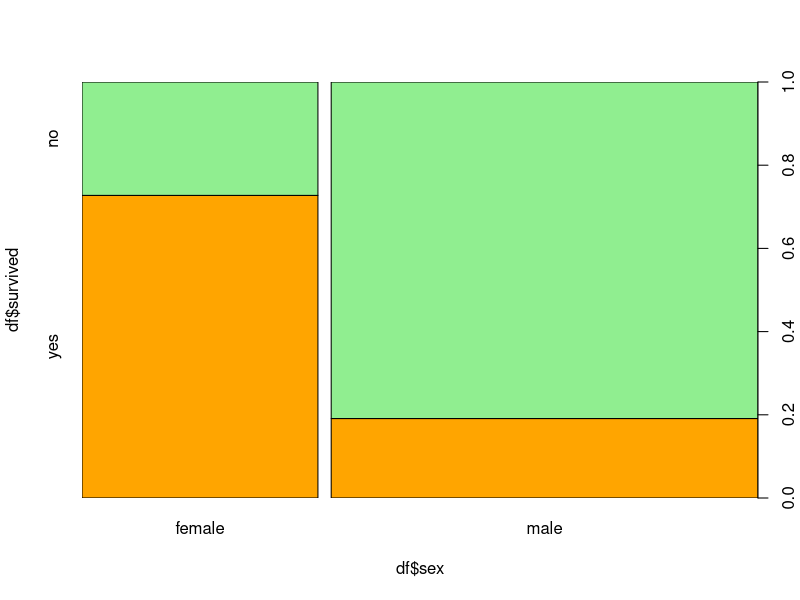
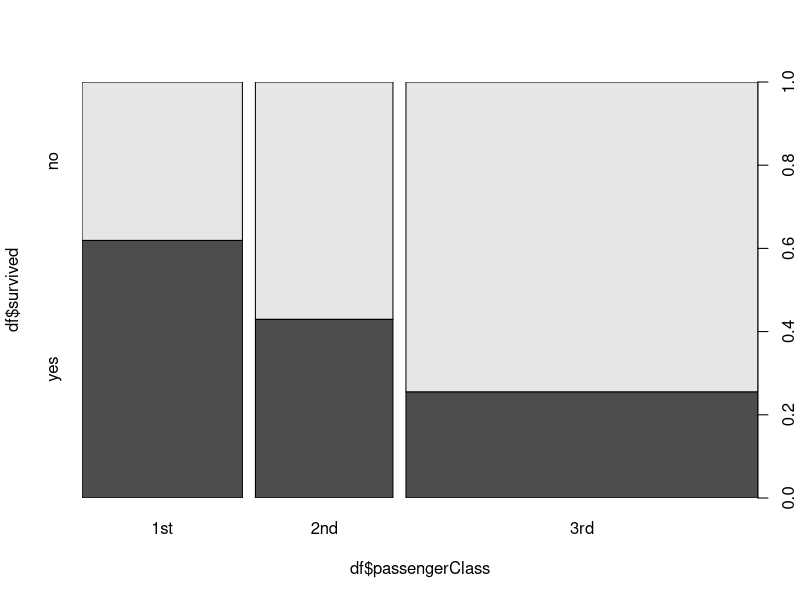
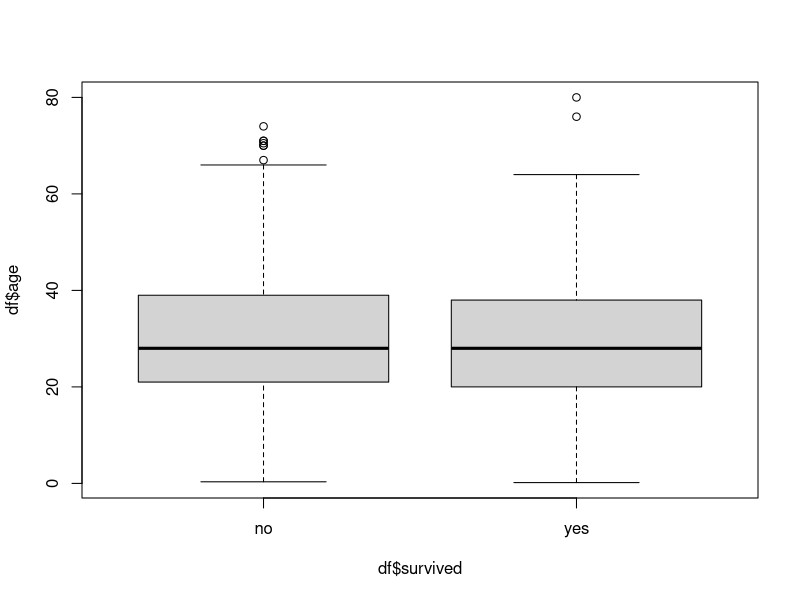

These charts were generated, in order, by the following R code:
## ---- chunk 1
knitr::opts_chunk$set(echo = TRUE)
## ---- chunk 2
library(carData)
df<-TitanicSurvival
summary(df)
## ---- chunk 3
plot(df$survived~df$sex, col=c("orange","lightgreen"))
plot(df$survived~df$passengerClass)
## ---- chunk 4
plot(df$age~df$survived)
